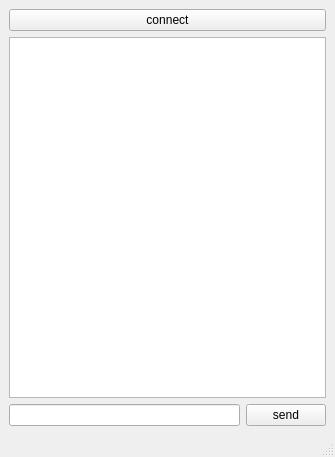
<?xml version="1.0" encoding="UTF-8"?>
<ui version="4.0">
 <class>MainWindow</class>
 <widget class="QMainWindow" name="MainWindow">
  <property name="geometry">
   <rect>
    <x>0</x>
    <y>0</y>
    <width>335</width>
    <height>457</height>
   </rect>
  </property>
  <property name="windowTitle">
   <string>MainWindow</string>
  </property>
  <widget class="QWidget" name="centralwidget">
   <layout class="QGridLayout" name="gridLayout">
    <item row="2" column="1">
     <widget class="QPushButton" name="sendButton">
      <property name="text">
       <string>send</string>
      </property>
     </widget>
    </item>
    <item row="0" column="0" colspan="2">
     <widget class="QPushButton" name="connectButton">
      <property name="text">
       <string>connect</string>
      </property>
     </widget>
    </item>
    <item row="1" column="0" colspan="2">
     <widget class="QTextBrowser" name="textBrowser"/>
    </item>
    <item row="2" column="0">
     <widget class="QLineEdit" name="lineEdit"/>
    </item>
   </layout>
  </widget>
  <widget class="QMenuBar" name="menubar">
   <property name="geometry">
    <rect>
     <x>0</x>
     <y>0</y>
     <width>335</width>
     <height>22</height>
    </rect>
   </property>
  </widget>
  <widget class="QStatusBar" name="statusbar"/>
 </widget>
 <resources/>
 <connections/>
</ui>
